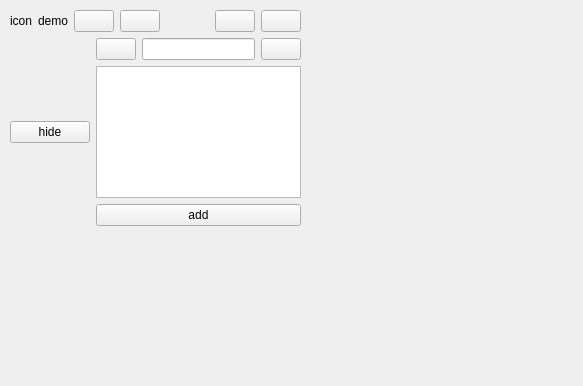
<?xml version="1.0" encoding="UTF-8"?>
<ui version="4.0">
 <class>MainWindow</class>
 <widget class="QMainWindow" name="MainWindow">
  <property name="windowModality">
   <enum>Qt::NonModal</enum>
  </property>
  <property name="geometry">
   <rect>
    <x>0</x>
    <y>0</y>
    <width>583</width>
    <height>386</height>
   </rect>
  </property>
  <property name="contextMenuPolicy">
   <enum>Qt::DefaultContextMenu</enum>
  </property>
  <property name="windowTitle">
   <string>demo</string>
  </property>
  <property name="windowIcon">
   <iconset>
    <normaloff>C:/Users/joe/.designer/backup/app_icon.png</normaloff>C:/Users/joe/.designer/backup/app_icon.png</iconset>
  </property>
  <property name="autoFillBackground">
   <bool>true</bool>
  </property>
  <property name="unifiedTitleAndToolBarOnMac">
   <bool>false</bool>
  </property>
  <widget class="QWidget" name="centralwidget">
   <property name="mouseTracking">
    <bool>true</bool>
   </property>
   <widget class="QWidget" name="verticalLayoutWidget">
    <property name="geometry">
     <rect>
      <x>10</x>
      <y>10</y>
      <width>291</width>
      <height>216</height>
     </rect>
    </property>
    <layout class="QVBoxLayout" name="rootLayout">
     <item>
      <layout class="QHBoxLayout" name="titleLayout">
       <item>
        <widget class="QLabel" name="label">
         <property name="autoFillBackground">
          <bool>true</bool>
         </property>
         <property name="text">
          <string>icon</string>
         </property>
        </widget>
       </item>
       <item>
        <widget class="QLabel" name="label_2">
         <property name="text">
          <string>demo</string>
         </property>
        </widget>
       </item>
       <item>
        <widget class="QPushButton" name="login_btn">
         <property name="text">
          <string/>
         </property>
        </widget>
       </item>
       <item>
        <widget class="QPushButton" name="homology_btn">
         <property name="text">
          <string/>
         </property>
        </widget>
       </item>
       <item>
        <spacer name="horizontalSpacer">
         <property name="orientation">
          <enum>Qt::Horizontal</enum>
         </property>
         <property name="sizeHint" stdset="0">
          <size>
           <width>40</width>
           <height>20</height>
          </size>
         </property>
        </spacer>
       </item>
       <item>
        <widget class="QPushButton" name="recycle_bin_btn">
         <property name="text">
          <string/>
         </property>
        </widget>
       </item>
       <item>
        <widget class="QPushButton" name="close_btn">
         <property name="text">
          <string/>
         </property>
        </widget>
       </item>
      </layout>
     </item>
     <item>
      <layout class="QHBoxLayout" name="winLayout">
       <item>
        <widget class="QPushButton" name="hideBtn">
         <property name="text">
          <string>hide</string>
         </property>
        </widget>
       </item>
       <item>
        <layout class="QVBoxLayout" name="verticalLayout">
         <item>
          <layout class="QGridLayout" name="noteLayout">
           <item row="0" column="1">
            <widget class="QLineEdit" name="note_le">
             <property name="contextMenuPolicy">
              <enum>Qt::CustomContextMenu</enum>
             </property>
            </widget>
           </item>
           <item row="0" column="0">
            <widget class="QPushButton" name="send_btn">
             <property name="text">
              <string/>
             </property>
            </widget>
           </item>
           <item row="0" column="2">
            <widget class="QPushButton" name="hide_detail_btn">
             <property name="text">
              <string/>
             </property>
            </widget>
           </item>
           <item row="1" column="0" colspan="3">
            <widget class="QTextEdit" name="detail_tx"/>
           </item>
          </layout>
         </item>
         <item>
          <widget class="QPushButton" name="add_btn">
           <property name="text">
            <string>add</string>
           </property>
          </widget>
         </item>
        </layout>
       </item>
      </layout>
     </item>
    </layout>
   </widget>
  </widget>
 </widget>
 <resources/>
 <connections/>
</ui>
